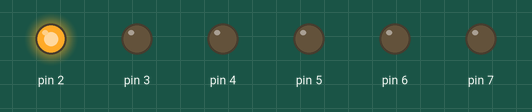
Recording of a sketch running on a simulated Arduino Uno, built with avr-gcc and run on an emulated ATmega328P. On the bench: output pins drawn as LEDs (lit = HIGH).

Above: at 0.5 s.
At 1.5 s:
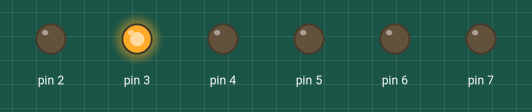
At 2.5 s:
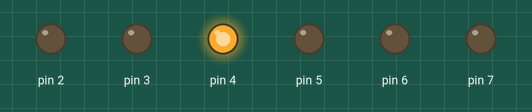
At 3.5 s:
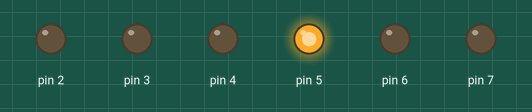
At 4.5 s:
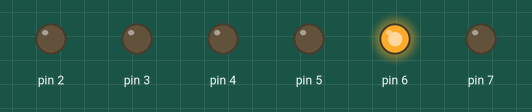
At 5.5 s:
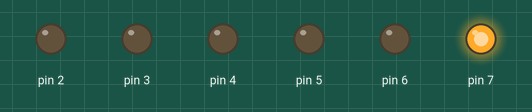
Timing chart, 0 to 7.8 s (numbered marks = the images above):
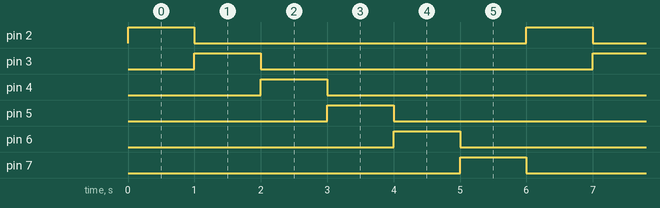

The sketch:

5-Arduino_6led_1.ino
```cpp
int ledler[6] = {2, 3, 4, 5, 6, 7}; // 6 elemanlı bir dizi içinde tüm pinlerimizi tanımlıyoruz.


void setup() {
  for (int led = 2; led < 8; led++)   // for döngüsü ile dizi içinde tanımladığımız tüm pinleri çıkış olarak ayarlıyoruz.
  {
    pinMode(led, OUTPUT);
  }


}

void loop() {
   for (int led = 2; led < 8; led++)    // for döngüsü ile ledleri sıra ile açıp kapatıyoruz.
  {
   digitalWrite(led,HIGH);
   delay(1000);
   digitalWrite(led,LOW);

  }

}
```

Measured:
- by itself, pin 2–7: alternates HIGH for 1.0 s and LOW for 5.0 s
- by itself, everything shown: repeats every 6.0 s, in 7 steps
